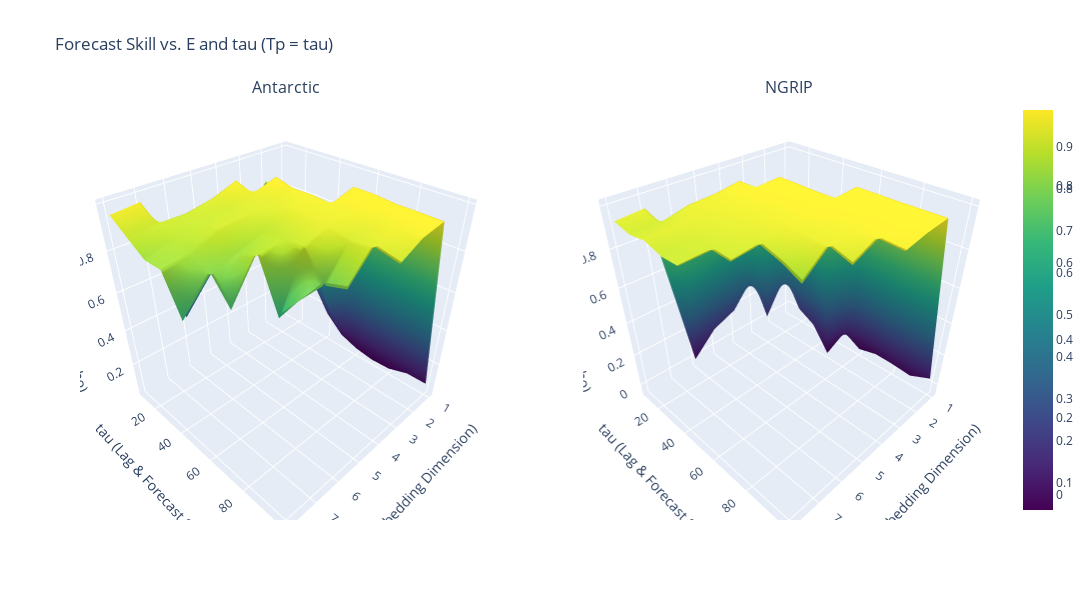

The notebook cell this image was saved under:
### Code cell
import numpy as np
import plotly.graph_objects as go
from plotly.subplots import make_subplots

tau_values   = range(10, 101, 10)  # 10,20,30,...,100
E_candidates = range(1, 9)        # 1..8

# 2) We'll store results in 2D arrays:
#    rows = different tau, cols = different E
ant_results_3d   = np.zeros((len(tau_values), len(E_candidates)))
ngrip_results_3d = np.zeros((len(tau_values), len(E_candidates)))

# 3) Loop over all tau and E values to fill in the 2D arrays
for i, tau in enumerate(tau_values):
    ant_results = find_best_E(
        df_ant_edm, 
        E_values = E_candidates, 
        data_column = 'd18O',
        tau = tau,
        Tp = tau,           # forecast tau steps ahead
        lib='1 900',        # e.g. rows 1..900 as library
        pred='901 1851',    # rows 901..1851 as prediction
        noTime=False
    )
    ngrip_results = find_best_E(
        df_ngrip_edm, 
        E_values = E_candidates, 
        data_column = 'd18O',
        tau = tau,
        Tp = tau,
        lib='1 900',
        pred='901 1851',
        noTime=False
    )
    
    for j, E in enumerate(E_candidates):
        ant_results_3d[i,j]   = ant_results[E]
        ngrip_results_3d[i,j] = ngrip_results[E]

# e.g. to create mesh for x=E, y=tau:
E_grid, Tau_grid = np.meshgrid(E_candidates, tau_values)  # each shape: (len(tau_values), len(E_candidates))


# Create a 1x2 grid of 3D subplots
fig = make_subplots(
    rows=1, cols=2, 
    specs=[[{'type': 'surface'}, {'type': 'surface'}]],
    subplot_titles=["Antarctic", "NGRIP"]
)

# -- Add the Antarctic surface (left subplot, row=1,col=1)
fig.add_trace(
    go.Surface(
        x=E_grid,          # embedding dimension
        y=Tau_grid,        # tau
        z=ant_results_3d,  # correlation skill
        colorscale='Viridis',
        name='Antarctic'
    ),
    row=1, col=1
)

# -- Add the NGRIP surface (right subplot, row=1,col=2)
fig.add_trace(
    go.Surface(
        x=E_grid,
        y=Tau_grid,
        z=ngrip_results_3d,
        colorscale='Viridis',
        name='NGRIP'
    ),
    row=1, col=2
)

# Update layout for each subplot’s axes and overall figure
fig.update_layout(
    title="Forecast Skill vs. E and tau (Tp = tau)",
    width=1200, height=600
)

# Customize the axis titles on each 3D subplot
fig.update_scenes(
    dict(
        xaxis_title="E (Embedding Dimension)",
        yaxis_title="tau (Lag & Forecast Steps)",
        zaxis_title="Forecast Skill (rho)"
    ),  # scene1 settings
    row=1, col=1
)
fig.update_scenes(
    dict(
        xaxis_title="E (Embedding Dimension)",
        yaxis_title="tau (Lag & Forecast Steps)",
        zaxis_title="Forecast Skill (rho)"
    ),  # scene2 settings
    row=1, col=2
)

fig.show()

### Figure 1 — Plotly figure (JSON) as saved in the notebook; plotly's stock layout.template omitted (floating-point values rounded to 4 significant figures)
{"data": [{"colorscale": [[0, "#440154"], [0.1111, "#482878"], [0.2222, "#3e4989"], [0.3333, "#31688e"], [0.4444, "#26828e"], [0.5556, "#1f9e89"], [0.6667, "#35b779"], [0.7778, "#6ece58"], [0.8889, "#b5de2b"], [1, "#fde725"]], "name": "Antarctic", "scene": "scene", "type": "surface", "x": [[1, 2, 3, 4, 5, 6, 7, 8], [1, 2, 3, 4, 5, 6, 7, 8], [1, 2, 3, 4, 5, 6, 7, 8], [1, 2, 3, 4, 5, 6, 7, 8], [1, 2, 3, 4, 5, 6, 7, 8], [1, 2, 3, 4, 5, 6, 7, 8], [1, 2, 3, 4, 5, 6, 7, 8], [1, 2, 3, 4, 5, 6, 7, 8], [1, 2, 3, 4, 5, 6, 7, 8], [1, 2, 3, 4, 5, 6, 7, 8]], "y": [[10, 10, 10, 10, 10, 10, 10, 10], [20, 20, 20, 20, 20, 20, 20, 20], [30, 30, 30, 30, 30, 30, 30, 30], [40, 40, 40, 40, 40, 40, 40, 40], [50, 50, 50, 50, 50, 50, 50, 50], [60, 60, 60, 60, 60, 60, 60, 60], [70, 70, 70, 70, 70, 70, 70, 70], [80, 80, 80, 80, 80, 80, 80, 80], [90, 90, 90, 90, 90, 90, 90, 90], [100, 100, 100, 100, 100, 100, 100, 100]], "z": [[0.7237, 0.8681, 0.7399, 0.6115, 0.4722, 0.3317, 0.9681, 0.9556], [0.5128, 0.7423, 0.4928, 0.9749, 0.9323, 0.9093, 0.9108, 0.8986], [0.319, 0.6379, 0.9831, 0.9463, 0.9125, 0.9033, 0.8829, 0.844], [0.1735, 0.503, 0.9608, 0.9336, 0.9225, 0.9148, 0.8614, 0.8462], [0.08611, 0.358, 0.9635, 0.9413, 0.8852, 0.8454, 0.8035, 0.6585], [0.05118, 0.9886, 0.9569, 0.9427, 0.8938, 0.8769, 0.6816, null], [0.03593, 0.9876, 0.9568, 0.9414, 0.9045, 0.6347, null, null], [0.04065, 0.9788, 0.9517, 0.9149, 0.7734, 0.7854, null, null], [0.07525, 0.9779, 0.9556, 0.9263, 0.8064, null, null, null], [0.07678, 0.9753, 0.9572, 0.9018, null, null, null, null]]}, {"colorscale": [[0, "#440154"], [0.1111, "#482878"], [0.2222, "#3e4989"], [0.3333, "#31688e"], [0.4444, "#26828e"], [0.5556, "#1f9e89"], [0.6667, "#35b779"], [0.7778, "#6ece58"], [0.8889, "#b5de2b"], [1, "#fde725"]], "name": "NGRIP", "scene": "scene2", "type": "surface", "x": [[1, 2, 3, 4, 5, 6, 7, 8], [1, 2, 3, 4, 5, 6, 7, 8], [1, 2, 3, 4, 5, 6, 7, 8], [1, 2, 3, 4, 5, 6, 7, 8], [1, 2, 3, 4, 5, 6, 7, 8], [1, 2, 3, 4, 5, 6, 7, 8], [1, 2, 3, 4, 5, 6, 7, 8], [1, 2, 3, 4, 5, 6, 7, 8], [1, 2, 3, 4, 5, 6, 7, 8], [1, 2, 3, 4, 5, 6, 7, 8]], "y": [[10, 10, 10, 10, 10, 10, 10, 10], [20, 20, 20, 20, 20, 20, 20, 20], [30, 30, 30, 30, 30, 30, 30, 30], [40, 40, 40, 40, 40, 40, 40, 40], [50, 50, 50, 50, 50, 50, 50, 50], [60, 60, 60, 60, 60, 60, 60, 60], [70, 70, 70, 70, 70, 70, 70, 70], [80, 80, 80, 80, 80, 80, 80, 80], [90, 90, 90, 90, 90, 90, 90, 90], [100, 100, 100, 100, 100, 100, 100, 100]], "z": [[0.2284, 0.5077, 0.3368, 0.1799, 0.1253, -0.006334, 0.9447, 0.9327], [0.04184, 0.3369, 0.1197, 0.9795, 0.9586, 0.95, 0.9161, 0.9122], [0.01852, 0.1593, 0.9904, 0.9804, 0.9618, 0.9451, 0.9397, 0.9271], [0.0116, 0.1037, 0.9903, 0.9752, 0.9603, 0.9403, 0.9164, 0.9007], [0.0307, -0.03986, 0.9869, 0.9722, 0.9559, 0.9367, 0.9093, 0.9042], [-0.02937, 0.9967, 0.9873, 0.9753, 0.9555, 0.9194, 0.9047, null], [0.0006319, 0.9962, 0.9839, 0.9662, 0.9472, 0.8857, null, null], [-0.002327, 0.9952, 0.9777, 0.9637, 0.943, 0.8348, null, null], [-0.01215, 0.9962, 0.9827, 0.9645, 0.9051, null, null, null], [0.04121, 0.9966, 0.9831, 0.9577, null, null, null, null]]}], "layout": {"annotations": [{"font": {"size": 16}, "showarrow": false, "text": "Antarctic", "x": 0.225, "xanchor": "center", "xref": "paper", "y": 1, "yanchor": "bottom", "yref": "paper"}, {"font": {"size": 16}, "showarrow": false, "text": "NGRIP", "x": 0.775, "xanchor": "center", "xref": "paper", "y": 1, "yanchor": "bottom", "yref": "paper"}], "height": 600, "scene": {"domain": {"x": [0, 0.45], "y": [0, 1]}, "xaxis": {"title": {"text": "E (Embedding Dimension)"}}, "yaxis": {"title": {"text": "tau (Lag & Forecast Steps)"}}, "zaxis": {"title": {"text": "Forecast Skill (rho)"}}}, "scene2": {"domain": {"x": [0.55, 1], "y": [0, 1]}, "xaxis": {"title": {"text": "E (Embedding Dimension)"}}, "yaxis": {"title": {"text": "tau (Lag & Forecast Steps)"}}, "zaxis": {"title": {"text": "Forecast Skill (rho)"}}}, "title": {"text": "Forecast Skill vs. E and tau (Tp = tau)"}, "width": 1200}}
